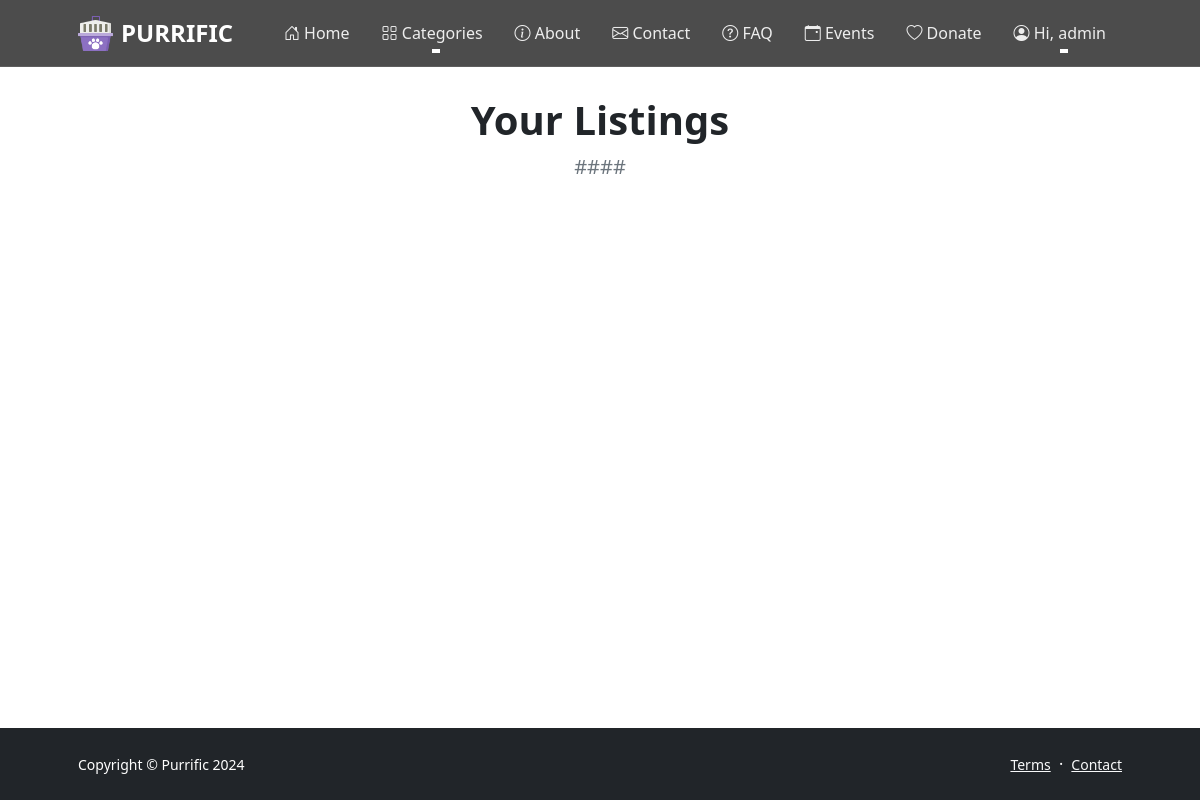
Page /mylistings/ (signed in) on the earlier database version.
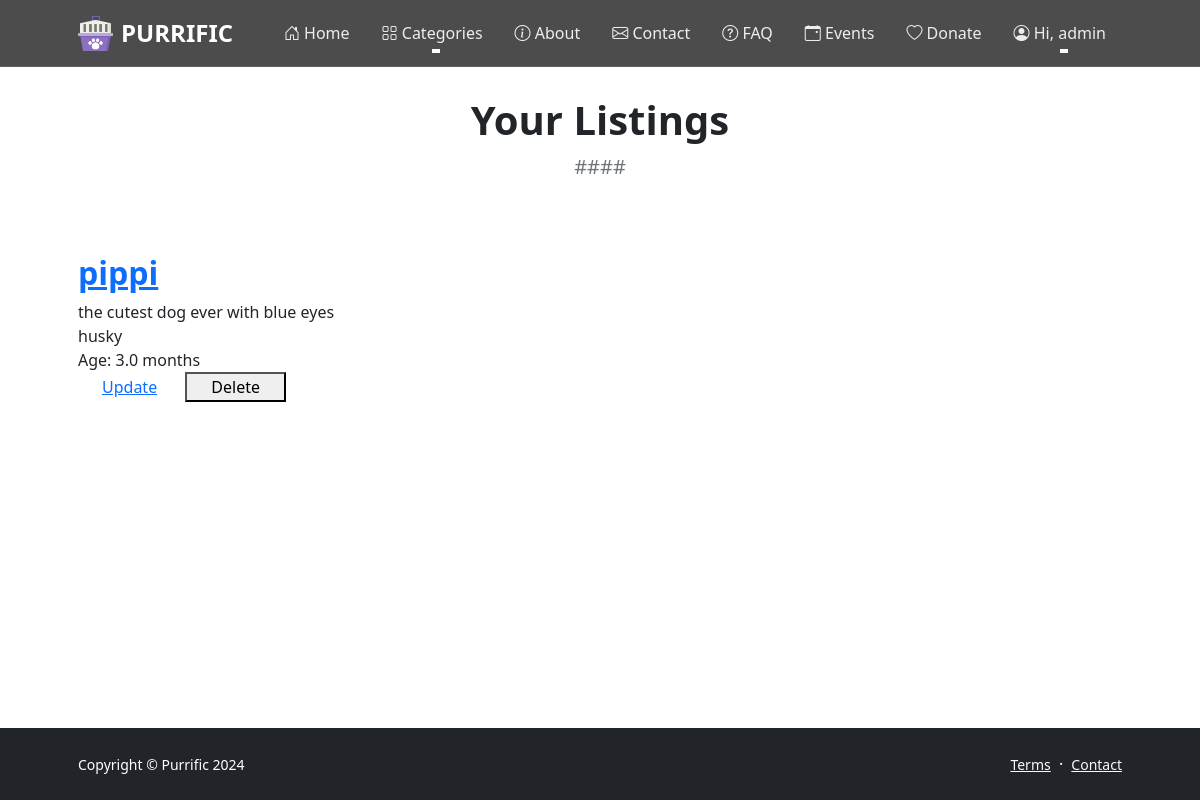
Same page on the later database version.
### KITTEN/models.py (models this page shows, shortened)
class Pet(models.Model):
    PET_TYPES = (
        ('dog', 'Dog'),
        ('cat', 'Cat'),
        ('bird', 'Bird'),
        ('fish', 'Fish'),
        ('rodent', 'Rodent'),
        ('exotic', 'Exotic'),
    )
    name = models.CharField(max_length=100)
    pet_type = models.CharField(max_length=50, choices=PET_TYPES, null=False, default='dog')
    age = models.FloatField()
    breed = models.CharField(max_length=100)
    description = models.TextField(max_length=200)
    owner = models.ForeignKey(KittenUser, null = True, on_delete=models.CASCADE)
    image = models.ImageField(upload_to='KITTEN/images', null = True)
    created_at = models.DateTimeField(auto_now_add=True)

### KITTEN/views.py (the view)
# urls.py: path('mylistings/', views.mylistings, name='My Listings'),
def mylistings(request):
    user_pet_listings = Pet.objects.filter(owner=request.user)
    return render(request, 'mylistings.html', {'user_pet_listings': user_pet_listings})

### KITTEN/templates/mylistings.html (shortened to what this page needs)
{%extends 'base.html'%}
{% block content %}
{% load static %}
<html lang="en">
<head>
    <link rel="stylesheet" href="https://23202513s3.s3.eu-west-1.amazonaws.com/KITTEN/static/css/petpage.css" media="screen">
    <link rel="stylesheet" href="https://23202513s3.s3.eu-west-1.amazonaws.com/KITTEN/static/css/pets.css" media="screen">
</head>
<body style ="overflow-y: scroll;">
    <section class="py-5">
        <div class="container px-5 my-5">
            <div class="text-center mb-5">
                    <h1 class="fw-bolder">Your Listings</h1>
                    <p class="lead fw-normal text-muted mb-0">####</p>
            </div>
            <section class="u-align-center u-clearfix u-section-1" id="carousel_0d00">
                <div class="u-clearfix u-sheet u-sheet-1">
                  <div class="custom-expanded u-blog u-blog-1">
                    <div class="u-repeater u-repeater-1">
                        {% for i in user_pet_listings %}
                        <div class="u-blog-post u-repeater-item">
                            <div class="u-container-layout u-similar-container u-valign-bottom-xs u-container-layout-1">
                             <h2 class="fw-bolder u-text u-text-1">
                              <a class="u-post-header-link">{{ i.name }}</a>
                             </h2>
                                <div class="u-blog-control u-post-content u-text u-text-2 fr-view">{{ i.description }}</div>
                                <div class="u-blog-control u-post-content u-text u-text-3">{{ i.breed }}</div>
                                <div class="u-blog-control u-metadata u-metadata-1">
                              <span class="u-meta-date u-meta-icon">Age: {{ i.age }} months</span>
                                </div>
                                <form action="{% url 'delete_pet' i.id %}" method="POST" id="deleteForm">
                                <a href="{% url 'update_pet' i.id %}" class="u-blog-control u-border-2 u-border-grey-dark-1 u-btn u-btn-outline-dark u-button-style u-btn-1 btn-lg px-4">Update</a>
                                <button type="submit" class="u-blog-control u-border-2 u-border-grey-dark-1 u-btn u-btn-outline-dark u-button-style u-btn-1 btn-lg px-4" onclick="return confirmDelete()">Delete</a></button>
                                </form>
                                </div>
                        </div>
                            {% endfor %}
                            </div>
                        </div>
                    </div>
                </div>
            </section>
        </main>
        <footer class="bg-dark py-4 mt-auto">
          <div class="container px-5">
              <div class="row align-items-center justify-content-between flex-column flex-sm-row">
                  <div class="col-auto"><div class="small m-0 text-white">Copyright &copy; Purrific 2024</div></div>
                  <div class="col-auto">
                      <a class="link-light small" href="{% url 'Terms' %}">Terms</a>
                      <span class="text-white mx-1">&middot;</span>
                      <a class="link-light small" href="{% url 'Contact'%}">Contact</a>
                  </div>
              </div>
          </div>
      </footer>
        </body>
    </html>
    {%endblock%}

Differences in the rows shown:
added Pet: name "pippi", description "the cutest dog ever with blue eyes", breed "husky", age "3.0"
